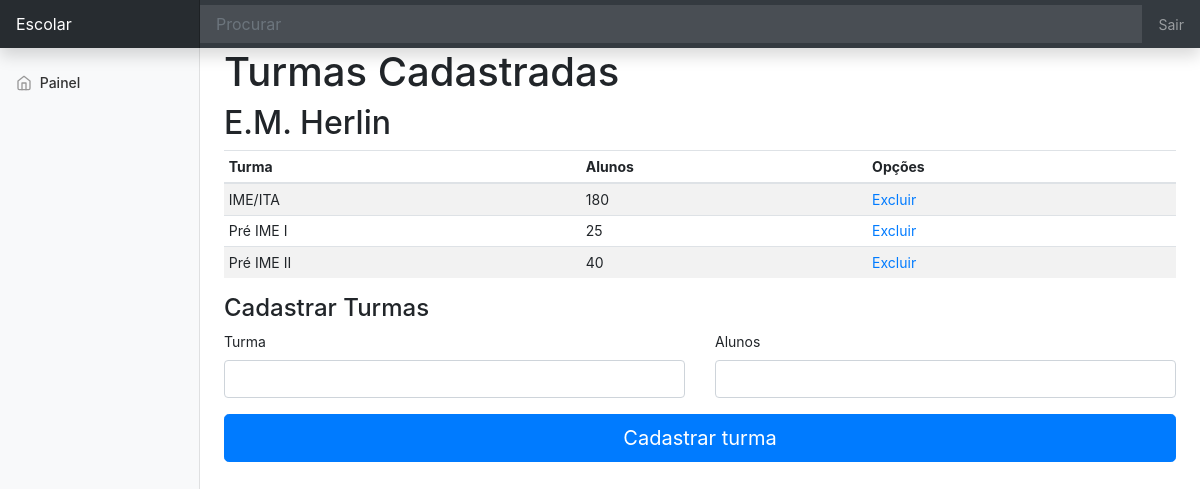
Page /turmas/2 on the committed database.
### app.py (models this page shows, shortened)
class School(db.Model):
    id = db.Column(db.Integer, primary_key = True)
    name = db.Column(db.String(200), nullable = False)
    neigh = db.Column(db.String(200), nullable = False)
    students = db.Column(db.Integer, default = 0)
    endow = db.Column(db.Float)

class Classes(db.Model):
    id = db.Column(db.Integer, primary_key = True)
    name = db.Column(db.String(200), nullable = False)
    students = db.Column(db.Integer, default = 0)
    school = db.Column(db.String(200), nullable = False)

### app.py (the view)
@app.route('/turmas/<int:id>', methods=['POST', 'GET'])
def update(id):
    school_sel = School.query.filter_by(id = id).all()
    school_name = school_sel[0].name
    classes = Classes.query.filter_by(school = school_sel[0].name).all()
    if request.method == 'POST':
        turma = request.form['turma']
        alunos = request.form['alunos']
        total_alunos = school_sel[0].students
        total_alunos = total_alunos + int(alunos)
        new_class = Classes(name = turma, students = alunos, school = school_sel[0].name)
        school = School.query.get_or_404(id)
        school.students = total_alunos
        try:
            db.session.add(new_class)
            db.session.commit()
        except:
            return "There was an issue"
        return redirect('/turmas/'+str(id))
    else:
        return render_template('turmas.html', classes = classes, school_name = school_name, id = id)

### templates/turmas.html (shortened to what this page needs)
{% extends 'base.html' %}
{% block body %}
<div class="container-fluid">
  <div class="row">
    <nav id="sidebarMenu" class="col-md-3 col-lg-2 d-md-block bg-light sidebar collapse">
      <div class="sidebar-sticky pt-3">
        <ul class="nav flex-column">
          <li class="nav-item">
            <a class="nav-link" href="#">
              <span data-feather="home"></span>
              Painel<span class="sr-only">(current)</span>
            </a>
          </li>
        </ul>
      </div>
    </nav>
    <main role="main" class="col-md-9 ml-sm-auto col-lg-10 px-md-4">
      <h1>Turmas Cadastradas</h1>
      <h2>{{ school_name }}</h2>
      <div class="table-responsive">
        <table class="table table-striped table-sm">
          <thead>
            <tr>
              <th>Turma</th>
              <th>Alunos</th>
              <th>Opções</th>
            </tr>
          </thead>
          <tbody>
            {% for class_sel in classes %}
            <tr>
                <td>{{ class_sel.name }}</td>
                <td>{{ class_sel.students }}</td>
                <td>
                    <a href="/excluir_turma?sc={{id}}&cl={{class_sel.id}}">Excluir</a>
                </td>
            </tr>
            {% endfor %}
          </tbody>
        </table>
      </div>
      <h4>Cadastrar Turmas</h4>
      <form action="/turmas/{{ id }}" method="POST" class="needs-validation" novalidate>
        <div class="row">
          <div class="col-md-6 mb-3">
            <label for="firstName">Turma</label>
            <input type="text" class="form-control" id="turma" name="turma" placeholder="" value="" required>
          </div>
          <div class="col-md-6 mb-3">
            <label for="lastName">Alunos</label>
            <input type="number" class="form-control" id="alunos" name="alunos" placeholder="" value="" required>
          </div>
        </div>
        <button class="btn btn-primary btn-lg btn-block" type="submit">Cadastrar turma</button>
      </form>
    </main>
        </div>
 </div>
{% endblock %}

### static/css/dashboard.css (style rules this page uses)
body { font-size: .875rem; }
.feather { width: 16px; height: 16px; vertical-align: text-bottom; }
.sidebar { position: fixed; top: 0; bottom: 0; left: 0; z-index: 100; padding: 48px 0 0; box-shadow: inset -1px 0 0 rgba(0, 0, 0, .1); }
.sidebar-sticky { position: relative; top: 0; height: calc(100vh - 48px); padding-top: .5rem; overflow-x: hidden; overflow-y: auto; }
.sidebar .nav-link { font-weight: 500; color: #333; }
.sidebar .nav-link .feather { margin-right: 4px; color: #999; }

### rows in the picture
School: name "E.M. Herlin"
Classes: name "IME/ITA", students "180"
Classes: name "Pré IME I", students "25"
Classes: name "Pré IME II", students "40"
